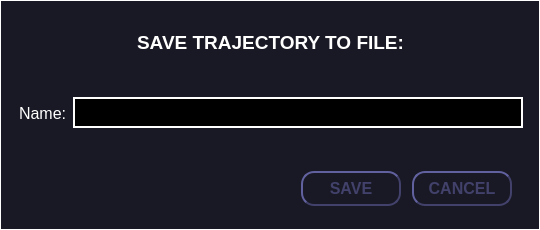
<?xml version="1.0" encoding="UTF-8"?>
<ui version="4.0">
 <class>TrjSaveWindow</class>
 <widget class="QWidget" name="TrjSaveWindow">
  <property name="geometry">
   <rect>
    <x>0</x>
    <y>0</y>
    <width>540</width>
    <height>230</height>
   </rect>
  </property>
  <property name="minimumSize">
   <size>
    <width>540</width>
    <height>230</height>
   </size>
  </property>
  <property name="maximumSize">
   <size>
    <width>540</width>
    <height>230</height>
   </size>
  </property>
  <property name="windowTitle">
   <string>Form</string>
  </property>
  <property name="styleSheet">
   <string notr="true">background-color: #191925;</string>
  </property>
  <widget class="QFrame" name="window_frame">
   <property name="geometry">
    <rect>
     <x>0</x>
     <y>0</y>
     <width>540</width>
     <height>230</height>
    </rect>
   </property>
   <property name="styleSheet">
    <string notr="true">border-style: solid;
border-width: 1px;
border-color: white;</string>
   </property>
   <property name="frameShape">
    <enum>QFrame::StyledPanel</enum>
   </property>
   <property name="frameShadow">
    <enum>QFrame::Raised</enum>
   </property>
   <widget class="QFrame" name="header_frame">
    <property name="geometry">
     <rect>
      <x>5</x>
      <y>5</y>
      <width>531</width>
      <height>81</height>
     </rect>
    </property>
    <property name="styleSheet">
     <string notr="true">border-width: 0px;</string>
    </property>
    <property name="frameShape">
     <enum>QFrame::StyledPanel</enum>
    </property>
    <property name="frameShadow">
     <enum>QFrame::Raised</enum>
    </property>
    <widget class="QLabel" name="lbl_header">
     <property name="geometry">
      <rect>
       <x>0</x>
       <y>5</y>
       <width>531</width>
       <height>65</height>
      </rect>
     </property>
     <property name="font">
      <font>
       <pointsize>14</pointsize>
       <weight>75</weight>
       <bold>true</bold>
      </font>
     </property>
     <property name="layoutDirection">
      <enum>Qt::LeftToRight</enum>
     </property>
     <property name="styleSheet">
      <string notr="true">color: white;</string>
     </property>
     <property name="text">
      <string>SAVE TRAJECTORY TO FILE:</string>
     </property>
     <property name="alignment">
      <set>Qt::AlignCenter</set>
     </property>
    </widget>
    <widget class="QPushButton" name="btn_close_window">
     <property name="geometry">
      <rect>
       <x>499</x>
       <y>1</y>
       <width>31</width>
       <height>25</height>
      </rect>
     </property>
     <property name="sizePolicy">
      <sizepolicy hsizetype="Fixed" vsizetype="Fixed">
       <horstretch>0</horstretch>
       <verstretch>0</verstretch>
      </sizepolicy>
     </property>
     <property name="text">
      <string/>
     </property>
     <property name="iconSize">
      <size>
       <width>32</width>
       <height>32</height>
      </size>
     </property>
    </widget>
   </widget>
   <widget class="QFrame" name="path_frame">
    <property name="geometry">
     <rect>
      <x>10</x>
      <y>80</y>
      <width>522</width>
      <height>66</height>
     </rect>
    </property>
    <property name="styleSheet">
     <string notr="true">border-width: 0px;</string>
    </property>
    <property name="frameShape">
     <enum>QFrame::StyledPanel</enum>
    </property>
    <property name="frameShadow">
     <enum>QFrame::Raised</enum>
    </property>
    <layout class="QHBoxLayout" name="horizontalLayout_2">
     <item>
      <widget class="QLabel" name="lbl_path_save">
       <property name="font">
        <font>
         <pointsize>12</pointsize>
        </font>
       </property>
       <property name="styleSheet">
        <string notr="true">color: white;</string>
       </property>
       <property name="text">
        <string>Name:</string>
       </property>
      </widget>
     </item>
     <item>
      <widget class="QLineEdit" name="led_path_save">
       <property name="font">
        <font>
         <pointsize>16</pointsize>
        </font>
       </property>
       <property name="styleSheet">
        <string notr="true">background-color: black;
color: white;

border-style: solid;
border-width: 2px;
border-color: white;</string>
       </property>
      </widget>
     </item>
    </layout>
   </widget>
   <widget class="QPushButton" name="btn_save">
    <property name="geometry">
     <rect>
      <x>301</x>
      <y>171</y>
      <width>100</width>
      <height>35</height>
     </rect>
    </property>
    <property name="font">
     <font>
      <pointsize>12</pointsize>
      <weight>75</weight>
      <bold>true</bold>
     </font>
    </property>
    <property name="accessibleName">
     <string>all</string>
    </property>
    <property name="accessibleDescription">
     <string>save</string>
    </property>
    <property name="styleSheet">
     <string notr="true">QPushButton {
    border-style: outset;
    border-width: 2px;
    border-radius:13px;
	border-color: #41416b;
    min-width: 2em;
    padding: 6px;
	color: #41416b;
}

QPushButton:pressed {
	background-color:#40ff66;
 	border-width: 4px;
	border-color:#1c1c1c;
	color: white;
}</string>
    </property>
    <property name="text">
     <string>SAVE</string>
    </property>
   </widget>
   <widget class="QPushButton" name="btn_cancel">
    <property name="geometry">
     <rect>
      <x>412</x>
      <y>171</y>
      <width>100</width>
      <height>35</height>
     </rect>
    </property>
    <property name="font">
     <font>
      <pointsize>12</pointsize>
      <weight>75</weight>
      <bold>true</bold>
     </font>
    </property>
    <property name="accessibleName">
     <string>all</string>
    </property>
    <property name="accessibleDescription">
     <string>cancel</string>
    </property>
    <property name="styleSheet">
     <string notr="true">QPushButton {
    border-style: outset;
    border-width: 2px;
    border-radius:13px;
	border-color: #41416b;
    min-width: 2em;
    padding: 6px;
	color: #41416b;
}

QPushButton:pressed {
	background-color:#ff4040;
 	border-width: 4px;
	border-color:#1c1c1c;
	color: white;
}</string>
    </property>
    <property name="text">
     <string>CANCEL</string>
    </property>
   </widget>
  </widget>
 </widget>
 <resources/>
 <connections/>
</ui>
